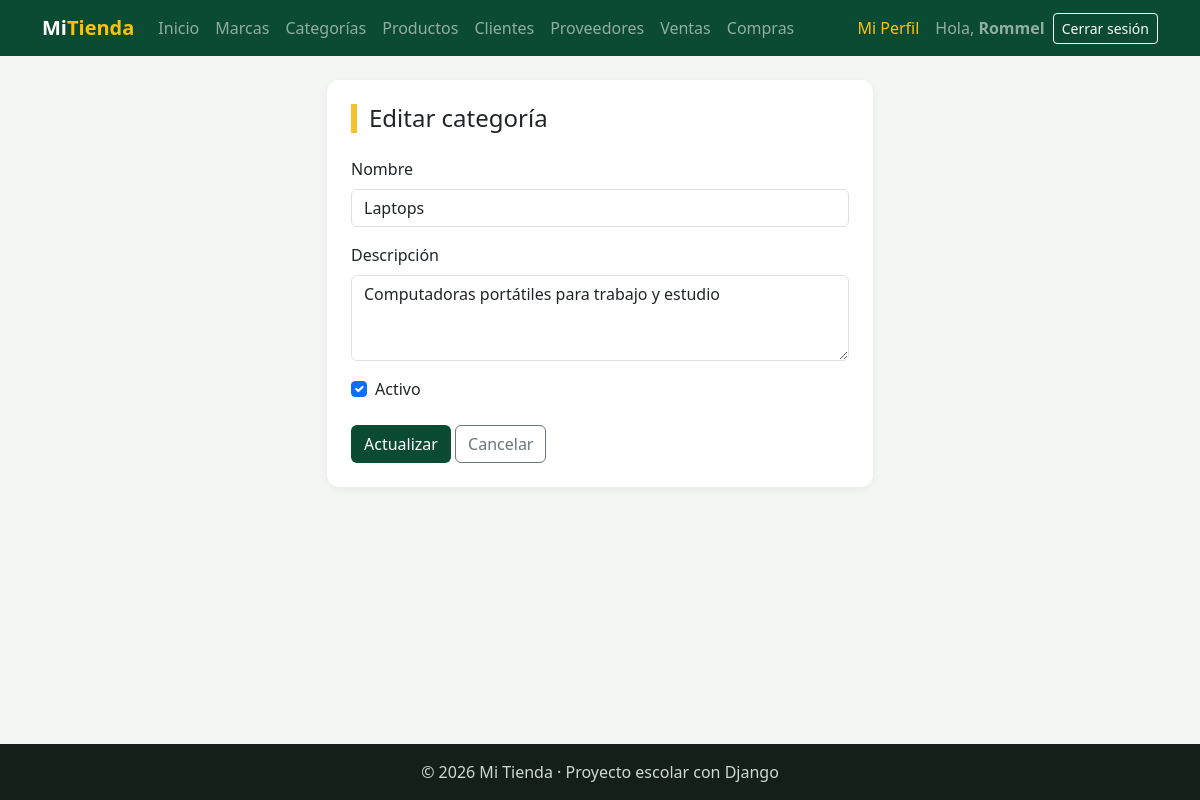
The app's page /facturacion/categorias/editar/2/ (signed in) with its own data.
### facturacion/models.py (models this page shows, shortened)
class ModeloBase(models.Model):
    user = models.ForeignKey(
        User,
        on_delete=models.SET_NULL,
        null=True,
        blank=True,
        editable=False,
        related_name="%(class)s_registrados",
        verbose_name="Registrado por",
    )
    fecha_creacion = models.DateTimeField("Fecha de creación", auto_now_add=True)
    fecha_modificacion = models.DateTimeField("Última modificación", auto_now=True)
    class Meta:
        abstract = True

class Categoria(ModeloBase):
    nombre = models.CharField(max_length=60, unique=True)
    descripcion = models.TextField("Descripción", blank=True)
    activo = models.BooleanField(default=True)
    class Meta:
        verbose_name = "Categoría"
        verbose_name_plural = "Categorías"
        ordering = ["nombre"]

### facturacion/views.py (the view, shortened to what this page needs)
# urls.py: path("categorias/editar/<int:pk>/", views.CategoriaUpdateView.as_view(), name="categoria_editar"),
class CategoriaUpdateView(LoginRequiredMixin, UsuarioRegistroMixin, SuccessMessageMixin, UpdateView):
    model = Categoria
    form_class = CategoriaForm
    template_name = "facturacion/categoria_form.html"
    success_url = reverse_lazy("facturacion:categoria_lista")
    success_message = "Categoría «%(nombre)s» actualizada."
    extra_context = {"titulo": "Editar categoría", "boton": "Actualizar"}

### facturacion/forms.py (shortened to what this page needs)
class CategoriaForm(forms.ModelForm):
    class Meta:
        model = Categoria
        fields = ["nombre", "descripcion", "activo"]
        widgets = {
            "nombre": forms.TextInput(attrs={"class": "form-control", "placeholder": "Ej: Laptops"}),
            "descripcion": forms.Textarea(attrs={"class": "form-control", "rows": 3}),
            "activo": forms.CheckboxInput(attrs={"class": "form-check-input"}),
        }

### facturacion/templates/facturacion/categoria_form.html (shortened to what this page needs)
{% extends "base.html" %}
{% block contenido %}
<div class="row justify-content-center">
    <div class="col-md-7 col-lg-6">
        <div class="tarjeta">
            <h1 class="h4 titulo-pagina mb-4">{{ titulo }}</h1>
            <form method="post" novalidate>
                <div class="mb-3">
                    <label class="form-label" for="{{ form.nombre.id_for_label }}">Nombre</label>
                    {{ form.nombre }}
                </div>
                <div class="mb-3">
                    <label class="form-label" for="{{ form.descripcion.id_for_label }}">Descripción</label>
                    {{ form.descripcion }}
                </div>
                <div class="form-check mb-4">
                    {{ form.activo }}
                    <label class="form-check-label" for="{{ form.activo.id_for_label }}">Activo</label>
                </div>
                <button type="submit" class="btn btn-verde">{{ boton }}</button>
                <a href="{% url 'facturacion:categoria_lista' %}" class="btn btn-outline-secondary">Cancelar</a>
            </form>
        </div>
    </div>
</div>
{% endblock %}

### templates/base.html (shortened to what this page needs)
{% load static %}
<!DOCTYPE html>
<html lang="es">
<head>
    <link href="https://cdn.jsdelivr.net/npm/bootstrap@5.3.3/dist/css/bootstrap.min.css" rel="stylesheet">
    <link rel="stylesheet" href="{% static 'css/estilos.css' %}">
</head>
<body>
<nav class="navbar navbar-expand-lg navbar-dark barra">
    <div class="container">
        <a class="navbar-brand fw-bold" href="{% url 'home' %}">Mi<span class="text-warning">Tienda</span></a>
        <div class="collapse navbar-collapse" id="menu">
            <ul class="navbar-nav me-auto">
                <li class="nav-item"><a class="nav-link" href="{% url 'home' %}">Inicio</a></li>
                {% if user.is_authenticated %}
                    <li class="nav-item"><a class="nav-link" href="{% url 'facturacion:marca_lista' %}">Marcas</a></li>
                    <li class="nav-item"><a class="nav-link" href="{% url 'facturacion:categoria_lista' %}">Categorías</a></li>
                    <li class="nav-item"><a class="nav-link" href="{% url 'facturacion:producto_lista' %}">Productos</a></li>
                    <li class="nav-item"><a class="nav-link" href="{% url 'facturacion:cliente_lista' %}">Clientes</a></li>
                    <li class="nav-item"><a class="nav-link" href="{% url 'facturacion:proveedor_lista' %}">Proveedores</a></li>
                    <li class="nav-item"><a class="nav-link" href="{% url 'facturacion:venta_lista' %}">Ventas</a></li>
                    <li class="nav-item"><a class="nav-link" href="{% url 'facturacion:compra_lista' %}">Compras</a></li>
                {% endif %}
            </ul>
            <ul class="navbar-nav align-items-lg-center gap-2">
                {% if user.is_authenticated %}
                    <li class="nav-item"><a class="nav-link text-warning" href="{% url 'facturacion:mi_perfil' %}">Mi Perfil</a></li>
                    <li class="nav-item navbar-text">Hola, <b>{{ user.username }}</b></li>
                    <li class="nav-item">
                        <form method="post" action="{% url 'logout' %}" class="d-inline">
                            <button type="submit" class="btn btn-sm btn-outline-light">Cerrar sesión</button>
                        </form>
                    </li>
                {% else %}
                    <li class="nav-item"><a class="nav-link" href="{% url 'login' %}">Ingresar</a></li>
                    <li class="nav-item"><a class="btn btn-sm btn-warning" href="{% url 'registro' %}">Crear cuenta</a></li>
                {% endif %}
            </ul>
        </div>
    </div>
</nav>
<main class="container py-4">
    {% block contenido %}{% endblock %}
</main>
<footer class="pie text-center py-3">© 2026 Mi Tienda · Proyecto escolar con Django</footer>
</body>
</html>

### static/css/estilos.css (style rules this page uses)
:root { --verde: #0c4b33; --verde-claro: #2f9e6e; --amarillo: #f2c230; }
body { background-color: #f3f6f2; min-height: 100vh; display: flex; flex-direction: column; }
main { flex: 1; }
.barra { background-color: var(--verde); }
.titulo-pagina { border-left: 6px solid var(--amarillo); padding-left: 12px; }
.tarjeta { background: white; border-radius: 12px; padding: 24px; box-shadow: 0 2px 10px rgba(0,0,0,.06); }
.btn-verde { background-color: var(--verde); color: white; }
.pie { background-color: #13201a; color: #cfd8d3; }

### records on screen
Categoria: nombre "Laptops", descripcion "Computadoras portátiles para trabajo y estudio", activo "☑"

### other values on screen
{{ user.username }} "Rommel"
{{ titulo }} "Editar categoría"
{{ boton }} "Actualizar"
